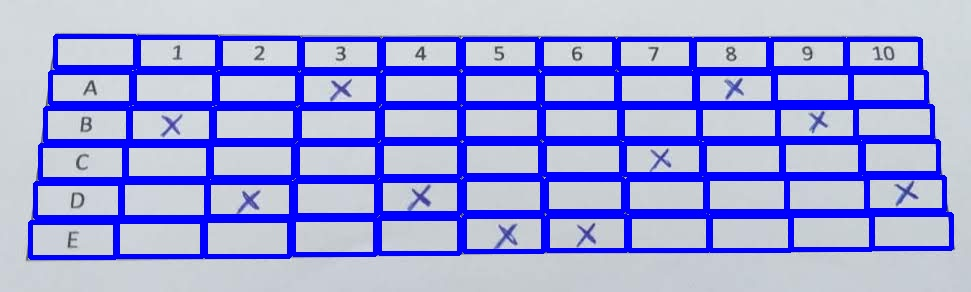
#> input picture contours/nic.jpg, 971 x 292 px, found by its file name
$ python novo-corretor.py
#> lines starting #> are read from the running program, lines starting #| are printed output that depends on the picture; after the words box and inside, x2 and y2 are one past the last pixel; in counts of white or black regions, pixels touching at a corner belong together
import numpy as np
import cv2

def window_is_open(windowname):

	return True if cv2.getWindowProperty(windowname, cv2.WND_PROP_VISIBLE) >= 1 else False

def imshow(windowname, img, show=True):
	if show:
		cv2.namedWindow(windowname, flags=cv2.WINDOW_GUI_NORMAL)    # hides status, toolbar etc.
		cv2.resizeWindow(windowname, img.shape[1], img.shape[0])

		while window_is_open(windowname):
			cv2.imshow(windowname, img)
			if cv2.waitKey(20) == 27:
				break

		cv2.destroyAllWindows()

def is_valid_contour(c):
	x, y, w, h = cv2.boundingRect(c)
	area = w*h - (w*h % 1000)

	# TODO: pensar em outras restricoes
	if area > 0 and w < 3*h and h < 3*w:
		return True
	else:
		return False

def desenha_contornos(contours, imgOrig):
	img = imgOrig.copy()
	for c in contours:
		x, y, w, h = cv2.boundingRect(c)
		cv2.rectangle(img, (x,y), (x+w,y+h), (255,0,0), 3)
	return img


"""===== GABARITO ====="""

def run(filename, write=False):
#> called with filename = 'nic.jpg', write = False
	gabOrig = cv2.imread('imgs/' + filename); imshow("original", gabOrig)
#> in run, gabOrig is the input picture: shape (292, 971, 3); mean B, G, R 221.7, 160.4, 156.5
#> (key Esc is pressed here)
	gabGray = cv2.cvtColor(gabOrig, cv2.COLOR_BGR2GRAY); imshow("grayscale", gabGray)
#> after `gabGray = cv2.cvtColor(gabOrig, cv2.COLOR_BGR2GRAY)`:
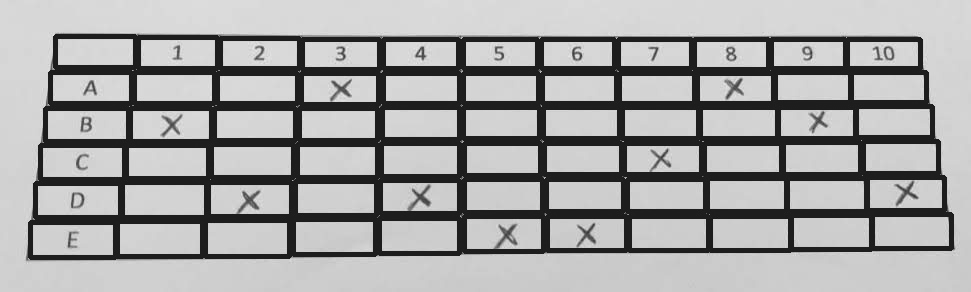
#> gabGray: shape (292, 971); min 23, max 236, mean 166.3
#> (key Enter is pressed here)
	# limiarizacao adaptativa devido a variacao de iluminacao na imagem
	gabThres = cv2.adaptiveThreshold(gabGray,255,cv2.ADAPTIVE_THRESH_MEAN_C,cv2.THRESH_BINARY_INV,41,2); imshow("threshold", gabThres)
#> after `gabThres = cv2.adaptiveThreshold(gabGray, 255, cv2.ADAPTIVE_THRESH_MEA`:
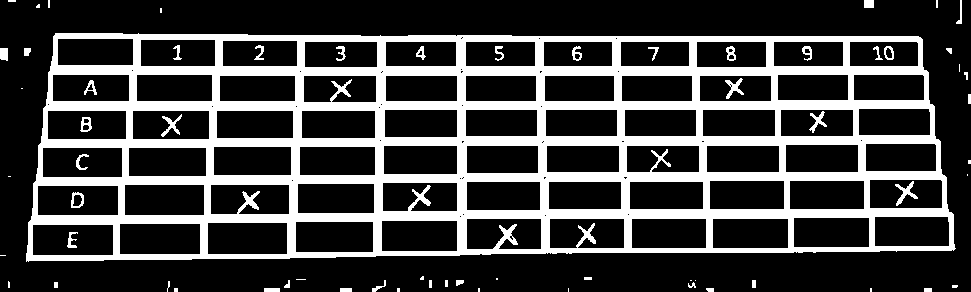
#> gabThres: shape (292, 971); 25.1% white; 65 white regions (24 under 20 px), largest, box (x1, y1, x2, y2) and area: (26, 33, 956, 262) 68378, (895, 181, 918, 206) 183, (161, 114, 182, 137) 158

	# TODO: calibrar params
	vert_kernel_length = 5#gabThres.shape[0]//50
	hori_kernel_length = 5#gabThres.shape[1]//50

	# operacao morfologica para detectar retas verticais na imagem, usando um kernel (1 x vert_kernel_length)
	vert_kernel = cv2.getStructuringElement(cv2.MORPH_RECT, (1, vert_kernel_length))
	temp = cv2.erode(gabThres, vert_kernel, iterations=3)
#> temp: shape (292, 971); 6.3% white; 43 white regions (24 under 20 px), largest, box (x1, y1, x2, y2) and area: (456, 41, 467, 250) 1869, (373, 41, 386, 251) 1866, (287, 41, 305, 253) 1806
	gabVertLines = cv2.dilate(temp, vert_kernel, iterations=3)
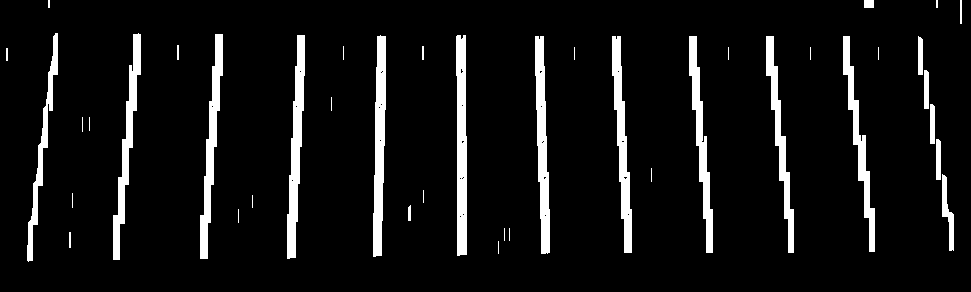
#> gabVertLines: shape (292, 971); 7.8% white; 41 white regions (18 under 20 px), largest, box (x1, y1, x2, y2) and area: (456, 35, 467, 256) 2121, (373, 35, 386, 257) 2082, (287, 35, 305, 259) 2058
	imshow("vert", gabVertLines)

	# operacao morfologica para detectar retas horizontais na imagem, usando um kernel (hori_kernel_length x 1)
	hori_kernel = cv2.getStructuringElement(cv2.MORPH_RECT, (hori_kernel_length, 1))
	temp = cv2.erode(gabThres, hori_kernel, iterations=3)
#> temp: shape (292, 971); 18% white; 9 white regions (1 under 20 px), largest, box (x1, y1, x2, y2) and area: (34, 208, 948, 225) 8514, (39, 171, 941, 186) 8210, (44, 135, 935, 148) 8181
	gabHoriLines = cv2.dilate(temp, hori_kernel, iterations=3)
#> gabHoriLines: shape (292, 971); 18.6% white; 9 white regions, largest, box (x1, y1, x2, y2) and area: (28, 208, 954, 225) 8766, (33, 171, 947, 186) 8474, (38, 135, 941, 148) 8433
	imshow("hori", gabHoriLines)

	# junta as verticais e horizontais
	kernel = cv2.getStructuringElement(cv2.MORPH_RECT, (3,3))	# TODO: calibrar params
	gabTable = gabVertLines + gabHoriLines
	gabTable = cv2.erode(~gabTable, kernel, iterations=2)
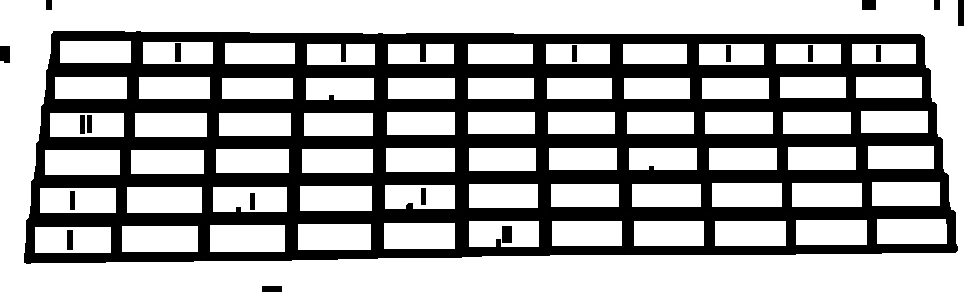
#> gabTable: shape (292, 971); min 0, max 255, mean 165.4
	_, gabTable = cv2.threshold(gabTable, 128, 255, cv2.THRESH_BINARY_INV); imshow("table", gabTable)
#> after `_, gabTable = cv2.threshold(gabTable, 128, 255, cv2.THRESH_BINARY_INV)`:
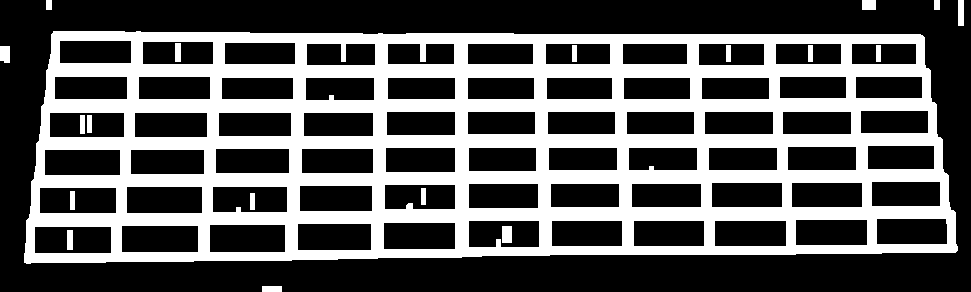
#> gabTable: shape (292, 971); 35.1% white; 19 white regions
	if write:
		cv2.imwrite('table/' + filename, gabTable)

	contours, _ = cv2.findContours(gabTable, cv2.RETR_TREE, cv2.CHAIN_APPROX_SIMPLE)
#> contours = 85 contours; largest, box (x1, y1, x2, y2) and area: (24, 31, 958, 264) 201606, (209, 224, 286, 253) 2126, (34, 226, 112, 254) 2077, (121, 225, 199, 253) 2077, (126, 186, 203, 214) 2050

	# imprime os contornos detectados na imagem
	gabFirstContours = desenha_contornos(contours, gabOrig)
#> the loop in desenha_contornos, `for c in contours:` made 85 passes
#> (x, y, w, h) on passes 2, 3, 4, 6, 7, 8, 9, 10, 11, 12, 13, 15: (0, 46, 10, 17), (24, 31, 934, 233), (34, 226, 78, 28), (121, 225, 78, 28), (209, 224, 77, 29), (297, 223, 75, 28), (383, 222, 73, 28), (714, 220, 73, 27), (633, 220, 72, 27), (551, 220, 72, 27), (468, 220, 72, 28), (795, 219, 73, 27)
#> (c, x, y, w, h) on passes 1, 5, 14, 18, 20, 24: ([[262, 286], [262, 291], [281, 291], [281, 286]], 262, 286, 20, 6), ([[67, 230], [67, 249], [72, 249], [72, 230]], 67, 230, 6, 20), ([[502, 226], [502, 242], [511, 242], [511, 226]], 502, 226, 10, 17), ([[70, 191], [70, 209], [74, 209], [74, 191]], 70, 191, 5, 19), ([[250, 193], [250, 209], [254, 209], [254, 193]], 250, 193, 5, 17), ([[421, 188], [421, 204], [425, 204], [425, 188]], 421, 188, 5, 17)
#> after the loop in desenha_contornos, `for c in contours:`:
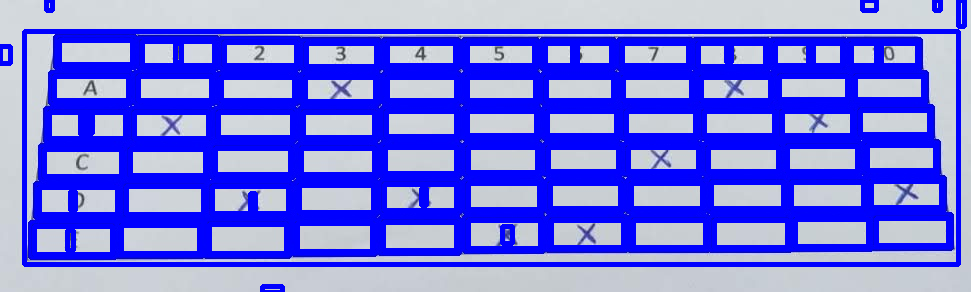
#> img: shape (292, 971, 3); mean B, G, R 231.1, 117.5, 114.6
	imshow("first contours", gabFirstContours)

	if write:
		cv2.imwrite("firstcontours/" + filename, gabFirstContours)

	# elimina contornos invalidos (i.e. muito pequenos ou de lados muito distintos)
	tempContours = []
	for c in contours:
		if is_valid_contour(c):
			tempContours.append(c)
#> this loop made 85 passes
#> (x in is_valid_contour, y in is_valid_contour, w in is_valid_contour, h in is_valid_contour, area in is_valid_contour) on passes 3, 4, 6, 7, 8, 9, 10, 11, 12, 13, 15, 16: (24, 31, 934, 233, 217000), (34, 226, 78, 28, 2000), (121, 225, 78, 28, 2000), (209, 224, 77, 29, 2000), (297, 223, 75, 28, 2000), (383, 222, 73, 28, 2000), (714, 220, 73, 27, 1000), (633, 220, 72, 27, 1000), (551, 220, 72, 27, 1000), (468, 220, 72, 28, 2000), (795, 219, 73, 27, 1000), (876, 218, 72, 27, 1000)
#> after the loop, tempContours = 51 contours; largest, box (x1, y1, x2, y2) and area: (209, 224, 286, 253) 2126, (34, 226, 112, 254) 2077, (121, 225, 199, 253) 2077, (126, 186, 203, 214) 2050, (39, 187, 117, 214) 2000
	contours = tempContours
#> contours has the same summary as tempContours

	# cria lista de areas (em degraus de 1000 unidades) dos contornos
	contour_areas = []
	for c in contours:
		x, y, w, h = cv2.boundingRect(c)
		area = w*h - (w*h % 1000)
		contour_areas.append(area)
#> this loop made 51 passes
#> (x, y, w, h) on pass 32: (787, 146, 70, 25)

	# detecta a moda das areas, que representa a area das celulas da tabela
	contour_mode = max(set(contour_areas), key=contour_areas.count)

	# elimina contornos com tamanhos muito diferentes da moda
	tempContours = []
	for c in contours:
		x, y, w, h = cv2.boundingRect(c)
		if w*h < 2*contour_mode and w*h > 2*contour_mode/3:	# TODO: calibrar params
			tempContours.append(c)
#> this loop made 51 passes
	contours = tempContours

	# imprime os contornos das celulas na imagem
	gabContours = desenha_contornos(contours, gabOrig)
#> the loop in desenha_contornos (call 2), `for c in contours:` made 41 passes
#> after the loop in desenha_contornos (call 2), `for c in contours:`:
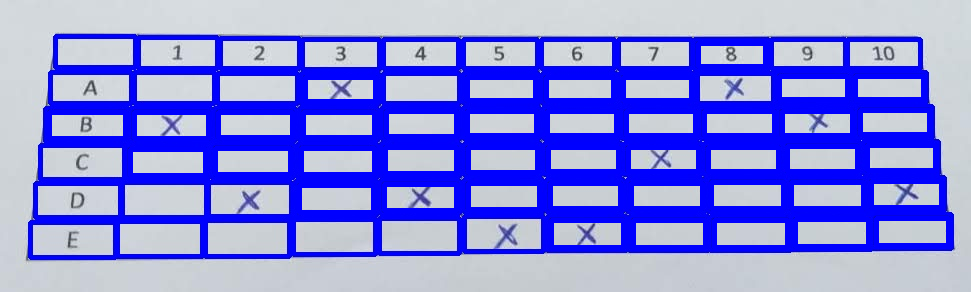
#> img: shape (292, 971, 3); 13.68% of pixels changed, all inside (x1, y1, x2, y2) = (47, 41, 951, 250)
	imshow("contours", gabContours)

	if write:
		cv2.imwrite("contours/" + filename, gabContours)

# [7 lines of commented-out code are left out]
run('nic.jpg')
